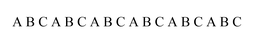
%> input picture images/abc.png, 260 x 42 px, shrunk from 1354 x 217 before the run, given in place of A.png, which was not available
$ octave test4.m   (GNU Octave 9; MATLAB toolbox functions it lacks are replaced by stand-ins)
%> lines starting %> are read from the running program, lines starting %| are printed output that depends on the picture; pictures that were not available may be replaced by others from this repository, and a replacement may not be noted
A=imread('A.png');
%> A is the input picture: size 42x260x3 uint8; min 0, max 255, mean 244.5
abc=imread('abc1.png');
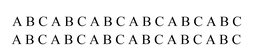
%> input picture images/abc1.png, 260 x 56 px, shrunk from 1354 x 294 before the run
%> abc is the input picture: size 56x260x3 uint8; min 0, max 255, mean 239.6
A=rgb2gray(A);
%> A: size 42x260 uint8
abc=rgb2gray(abc);
%> abc: size 56x260 uint8
c = normxcorr2(A,abc);
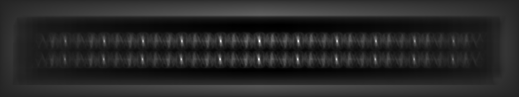
%> c: size 97x519 double; min -0.111, max 0.703, mean 0.0179; drawn with min black and max white
figure, surf(c), shading flat
%> after `shading flat`:
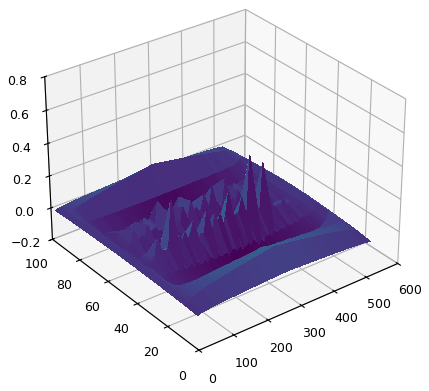
%> figure redrawn from the program's plot data
figure;
imshow(abc);
pmatch=length(find(c>.95));
%> pmatch = 0
msgbox(sprintf('Number of positive matches: %d',pmatch));
